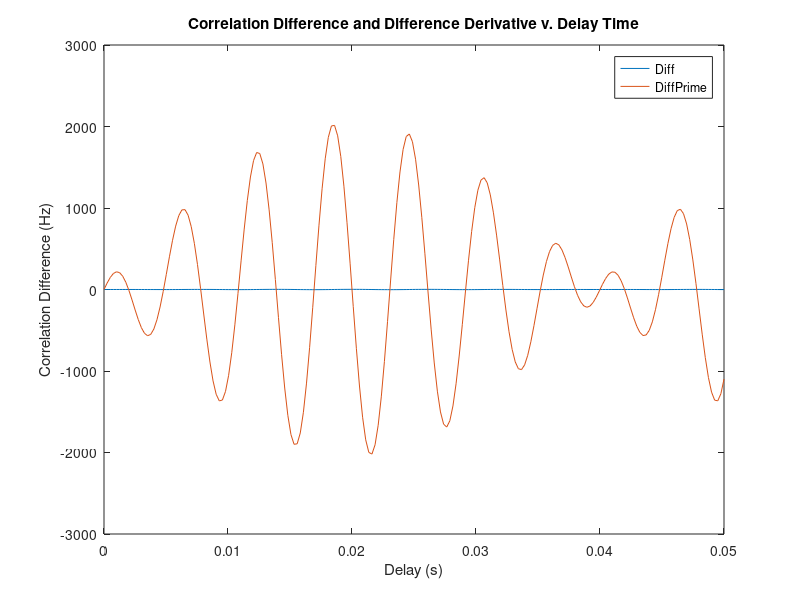

This figure's MATLAB source:
%----------------------------------
% FSK Correlators Delay Math Model
%           Low F (100Hz)
%----------------------------------

fl = 150;
fh = 175;

A = 2 * pi() * fh;
B = 2 * pi() * fl;

d = linspace((1E-9), (50E-3),200);

X = A .* d;
Y = B .* d;

Diff = cos(Y) - cos(X);
DiffPrime = A*sin(X) - B*sin(Y);

figure(1)
plot(d, Diff)
hold on
plot(d, DiffPrime);
title('Correlation Difference and Difference Derivative v. Delay Time');
xlabel('Delay (s)');
ylabel('Correlation Difference (Hz)');
legend('Diff', 'DiffPrime');

%to find delay times, find maximum, or smallest from group of maximums 
%F = max frequency Value 
%I = index of max value
%therefore
%d(I) will give Delay Time to cause max difference 
[F, I] = max(Diff); 

%WILL ONLY GIVE 1 VALUE
%WILL ALSO CHECK DERIVATIVE MAX AND MINS
%MATLAB IS 1 INDEXED, ARGHGHGHG

%first check values, when the diff > 1
[r,c] = size(Diff);
maxDim = 11; 
maxThresh = 1.5; 
%until we have 10 data points or less and we don't go over a gain of 2
while(maxDim > 10 && maxThresh <= 2)
    over1 = linspace(0,0,2); 
    over1Delay = linspace(0,0,2); 
    indicies = linspace(0,0,2); 
    j = 1; 
    for i = 1 : 1 : c
        if(Diff(i) > maxThresh)
          over1(j) = Diff(i);  
          over1Delay(j) = d(i);
          indicies(j) = i; 
          j = j+1;     

        end   

    end
    [rtrash, maxDim] = size(over1Delay); 
    maxThresh = maxThresh + 0.2; 
    %over1
end

%now find the spread of the max diff values
%might not be need, too much optimization 
[smallestMax, iSmall] = min(over1);

[biggestMax, iBig] = max(over1);

over1Delay(iSmall);
over1Delay(iBig);

b = indicies(iSmall);
me = d(b);

%over1 = all of the gains over 1 
%over1Delay = the d values of the gains that are over1



[r,c] = size(DiffPrime);
hysBand = 100; 
diffZeros = linspace(0,0,30); 

j = 1;
for i = 1 : 1 : c
    if((DiffPrime(i) < hysBand) && (DiffPrime(i) > -hysBand))
    
      diffZeros(j) = d(i);
      j = j+1;     
    
    end   
    
end
 


